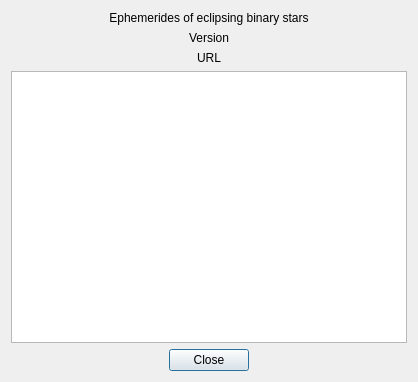
<?xml version="1.0" encoding="UTF-8"?>
<ui version="4.0">
 <class>CAboutDialog</class>
 <widget class="QDialog" name="CAboutDialog">
  <property name="geometry">
   <rect>
    <x>0</x>
    <y>0</y>
    <width>418</width>
    <height>382</height>
   </rect>
  </property>
  <property name="windowTitle">
   <string>Dialog</string>
  </property>
  <layout class="QVBoxLayout" name="verticalLayout">
   <item>
    <widget class="QLabel" name="label">
     <property name="text">
      <string>Ephemerides of eclipsing binary stars</string>
     </property>
     <property name="alignment">
      <set>Qt::AlignCenter</set>
     </property>
    </widget>
   </item>
   <item>
    <widget class="QLabel" name="label_2">
     <property name="text">
      <string>Version</string>
     </property>
     <property name="alignment">
      <set>Qt::AlignCenter</set>
     </property>
    </widget>
   </item>
   <item>
    <widget class="QLabel" name="label_3">
     <property name="text">
      <string>URL</string>
     </property>
     <property name="alignment">
      <set>Qt::AlignCenter</set>
     </property>
    </widget>
   </item>
   <item>
    <widget class="QTextEdit" name="textEdit">
     <property name="readOnly">
      <bool>true</bool>
     </property>
    </widget>
   </item>
   <item>
    <widget class="QDialogButtonBox" name="buttonBox">
     <property name="standardButtons">
      <set>QDialogButtonBox::Close</set>
     </property>
     <property name="centerButtons">
      <bool>true</bool>
     </property>
    </widget>
   </item>
  </layout>
 </widget>
 <resources/>
 <connections/>
</ui>
